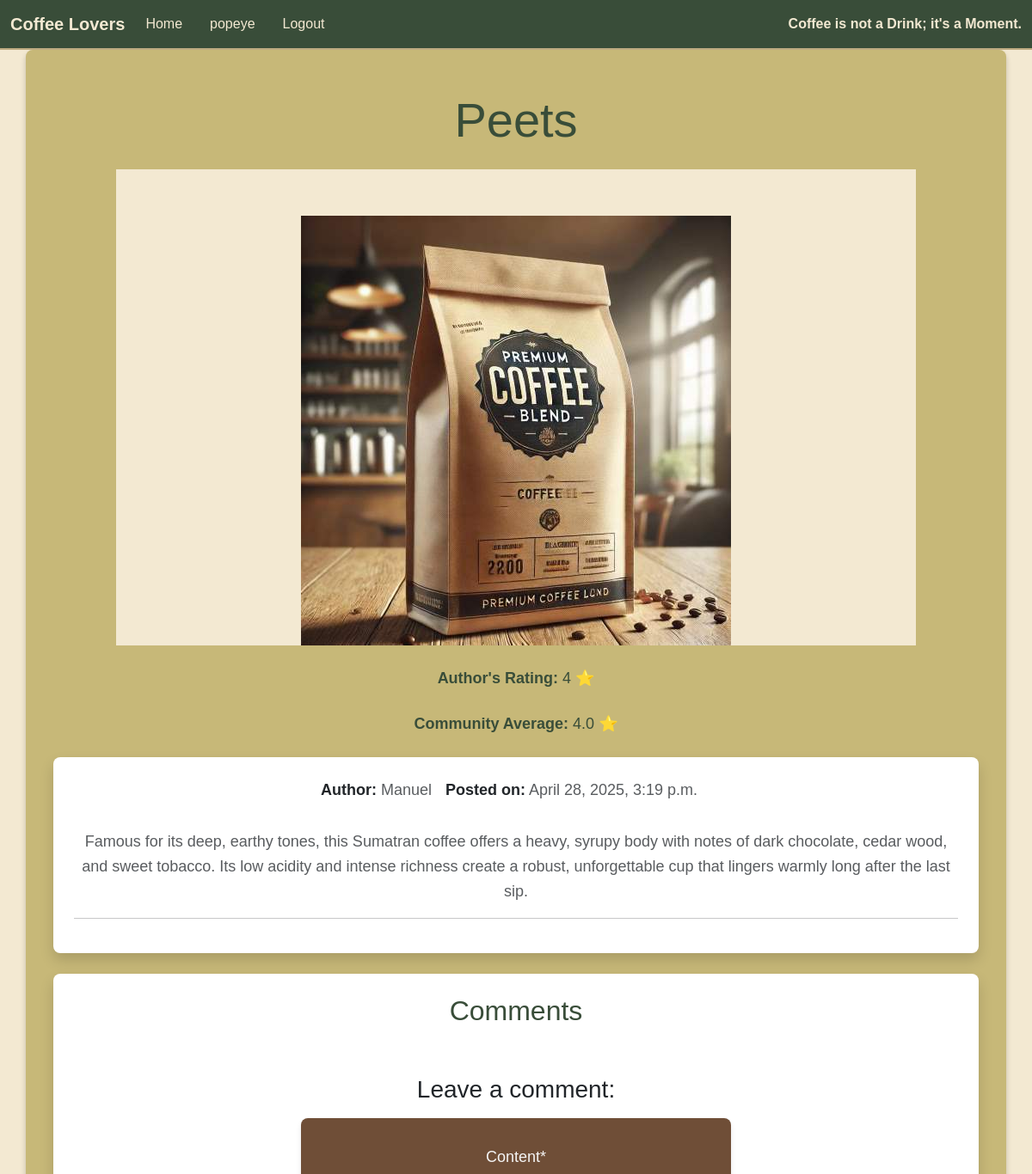
Page /blog/peets/ (signed in, upper part) on the earlier database version.
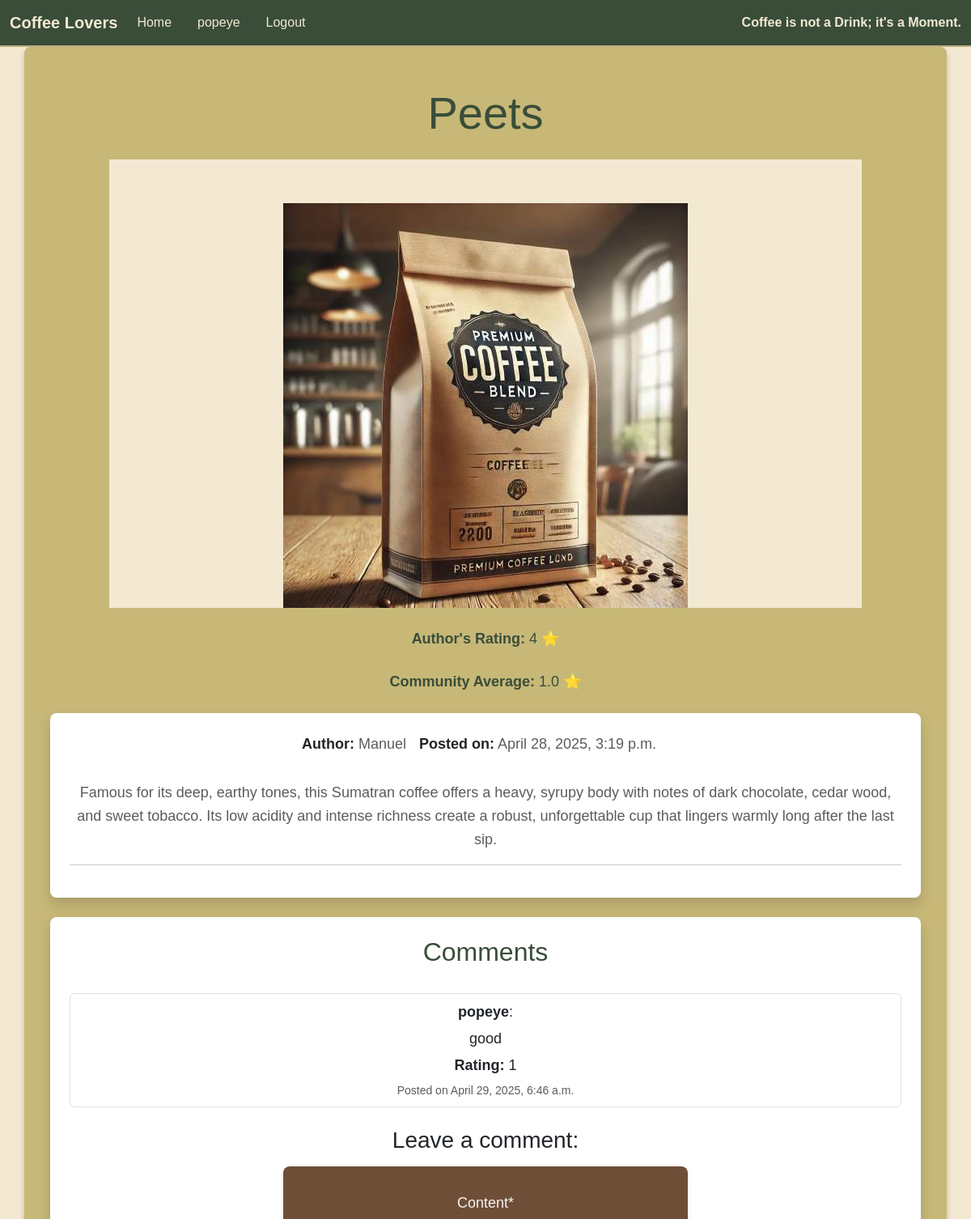
Same page on the later database version.
### blog/models.py (models this page shows, shortened)
class CoffeePost(models.Model):
    title = models.CharField(max_length=200, unique=True)
    slug = models.SlugField(max_length=200, unique=True, blank=True)
    description = models.TextField()
    author = models.ForeignKey(
        User, on_delete=models.CASCADE, related_name="blog_posts"
    )
    featured_image = CloudinaryField('image', default='placeholder')
    date_posted = models.DateTimeField(auto_now_add=True)
    post_rating = models.IntegerField(default=0)
    average_rating = models.FloatField(default=0.0)
    class Meta:
        ordering = ["-date_posted"]

class Comment(models.Model):
    post = models.ForeignKey(CoffeePost, on_delete=models.CASCADE, related_name='comments')
    author = models.ForeignKey(User, on_delete=models.CASCADE)
    content = models.TextField()
    rating = models.IntegerField(
        choices=[
            (1, "1 - Poor"),
            (2, "2 - Fair"),
            (3, "3 - Good"),
            (4, "4 - Very Good"),
            (5, "5 - Excellent")
        ],
        null=True,
        blank=True,  # Allow comments without ratings
    )
    date_posted = models.DateTimeField(auto_now_add=True)
    class Meta:
        ordering = ["date_posted"]

### blog/views.py (the view, shortened to what this page needs)
# urls.py: path('<slug:slug>/', views.post_detail, name='post_detail'),
@login_required
def post_detail(request, slug):
    post = get_object_or_404(CoffeePost, slug=slug)
    comments = Comment.objects.filter(post=post)
    comment_form = CommentForm(request.POST or None)
    rating_form = RatingForm(request.POST or None)
    context = {
        'post': post,
        'comments': comments,
        'comment_form': comment_form,
        'rating_form': rating_form,
    }
    return render(request, 'blog/post_detail.html', context)

### blog/templates/blog/post_detail.html (shortened to what this page needs)
{% extends "base.html" %}
{% load static %}
{% load crispy_forms_tags %}
{% block content %}
<div class="wrapper">
<div class="container py-5">
    <h1 class="display-4 text-center mb-4">{{ post.title }}</h1>
    <div class="text-center mb-4">
        {% if post.featured_image and post.featured_image.url and "placeholder" not in post.featured_image.url %}
            <img class="card-img-top" src="{{ post.featured_image.url }}" alt="{{ post.title }}">
        {% else %}
            <img class="card-img-top" src="{% static 'images/coffee_default.jpg' %}" alt="Default placeholder image">
        {% endif %}
    </div>
    <div class="text-center mb-4">
        <p><strong>Author's Rating:</strong> {{ post.post_rating|default:"No rating yet" }} ⭐</p>
    </div>
    <div class="text-center mb-4">
        <p><strong>Community Average:</strong> {{ post.average_rating|floatformat:1 }} ⭐</p>
    </div>
    <div class="post-card card shadow border-0 rounded-3 p-4">
        <div class="post-metadata d-flex justify-content-center mb-3">
            <p class="me-3">
                <strong>Author:</strong> <span class="text-muted">{{ post.author }}</span>
            </p>
            <p class="me-3">
                <strong>Posted on:</strong>
                <time class="text-muted">{{ post.date_posted }}</time>
            </p>
        </div>
        <div class="post-description">
            <p class="text-muted mb-0">{{ post.description }}</p>
        </div>
        <hr class="my-3" />
    </div>
    <div class="post-card card shadow border-0 rounded-3 p-4 mt-4">
        <h2 class="text-center">Comments</h2>
        <ul class="list-group mt-4">
            {% for comment in post.comments.all %}
                <li class="list-group-item">
                    <p class="mb-1"><strong>{{ comment.author }}</strong>:</p>
                    <p class="mb-1">{{ comment.content }}</p>
                    {% if comment.rating %}
                        <p class="mb-1"><strong>Rating:</strong> {{ comment.rating }}</p>
                    {% else %}
                        <p class="mb-1 text-muted">No rating provided.</p>
                    {% endif %}
                    <small class="text-muted">Posted on {{ comment.date_posted }}</small>
                </li>
            {% endfor %}
        </ul>
        {% if user.is_authenticated %}
            <div class="mt-4">
                {% if user_comment_exists %}
                    <p class="text-muted">You have already commented on this post.</p>
                {% else %}
                    <h3 class="mb-3">Leave a comment:</h3>
                    <form method="post" class="w-100">
                        {{ comment_form|crispy }}
                    </form>
                {% endif %}
            </div>
        {% endif %}
    </div>
</div>
</div>
{% endblock %}

Differences in the rows shown:
changed CoffeePost "Peets": average_rating "4.0" → "1.0"
added Comment: author "popeye", content "good", rating "1", date_posted "April 29, 2025, 6:46 a.m."
